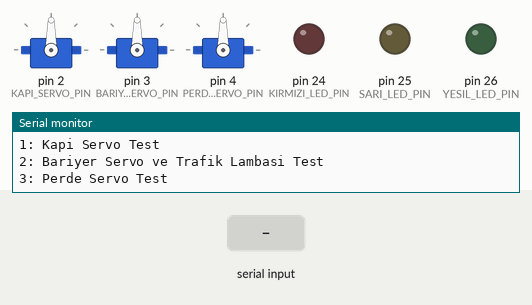
A sketch run on a simulated Arduino Mega 2560, built with avr-gcc and run on an emulated ATmega2560. Parts: 3 × servo, output pins drawn as LEDs (lit = HIGH), the last lines printed to the serial monitor. The inputs (shaded band) are chosen by the test bench.

Above: at 1.2 s.
1.3 s: "1" received over Serial
At 4.0 s:
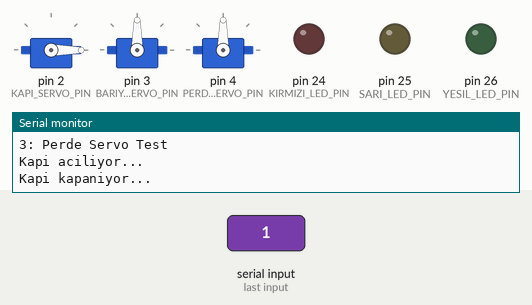
4.3 s: "2" received over Serial
At 4.8 s:
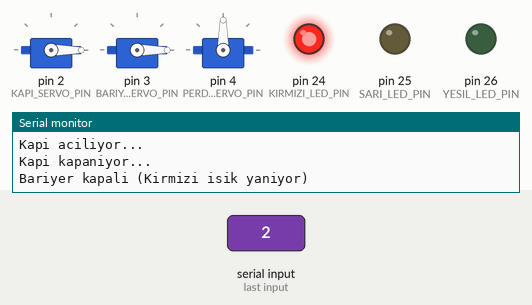
9.8 s: "1" received over Serial
At 12.5 s:
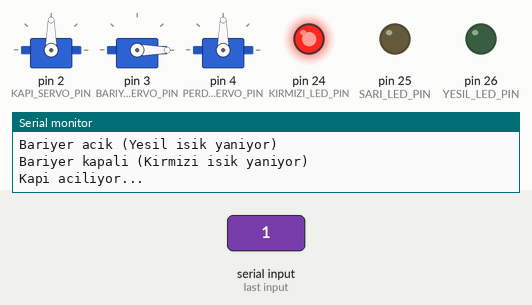
12.8 s: "3" received over Serial
At 15.7 s:
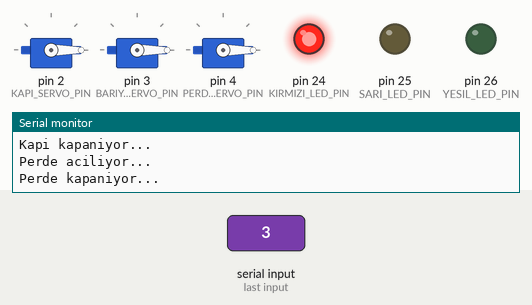
15.8 s: "2" received over Serial
At 18.7 s:
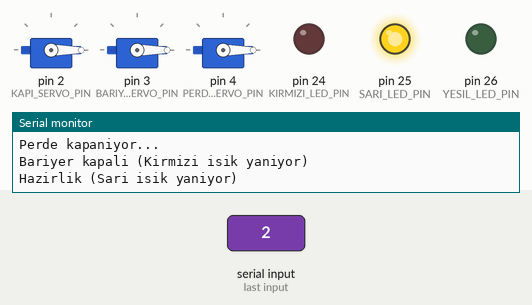
Timing chart, 0 to 24.3 s (numbered marks = the images above; inputs shaded):
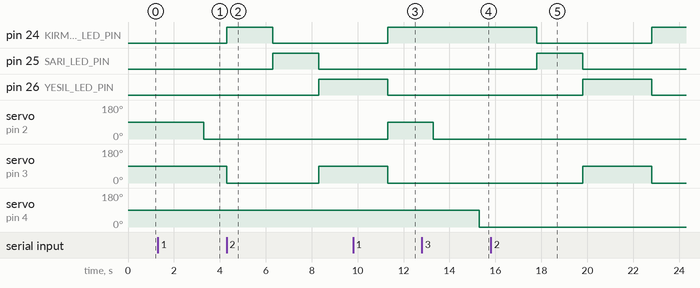

Measured:
- after the input at 1.3 s, servo on pin 2 (KAPI_SERVO_PIN): 90° → 0° after 2.0 s
- after the input at 4.3 s, pin 24 (KIRMIZI_LED_PIN): LOW → HIGH at once, → LOW 2.0 s later; pin 25 (SARI_LED_PIN): LOW → HIGH after 2.0 s, → LOW 2.0 s later; pin 26 (YESIL_LED_PIN): LOW → HIGH after 4.0 s; servo on pin 3 (BARIYER_SERVO_PIN): 90° → 0° at once, → 90° 4.0 s later
- after the input at 9.8 s, servo on pin 2 (KAPI_SERVO_PIN): 0° → 90° after 1.5 s
- after the input at 12.8 s, servo on pin 4 (PERDE_SERVO_PIN): 90° → 0° after 2.5 s
- after the input at 15.8 s, pin 24 (KIRMIZI_LED_PIN): HIGH → LOW after 2.0 s, → HIGH 5.0 s later; pin 25 (SARI_LED_PIN): LOW → HIGH after 2.0 s, → LOW 2.0 s later; pin 26 (YESIL_LED_PIN): LOW → HIGH after 4.0 s, → LOW 3.0 s later; servo on pin 3 (BARIYER_SERVO_PIN): 0° → 90° after 4.0 s, → 0° 3.0 s later

The sketch:

Servo_test.ino
```cpp
#include <Servo.h>

#define KAPI_SERVO_PIN 2
#define BARIYER_SERVO_PIN 3
#define PERDE_SERVO_PIN 4

// Trafik lambası LEDleri
#define KIRMIZI_LED_PIN 24
#define SARI_LED_PIN 25
#define YESIL_LED_PIN 26

Servo kapiServo;
Servo bariyerServo;
Servo perdeServo;

void setup() {
  Serial.begin(9600);

  // Servo motorları başlat
  kapiServo.attach(KAPI_SERVO_PIN);
  bariyerServo.attach(BARIYER_SERVO_PIN);
  perdeServo.attach(PERDE_SERVO_PIN);

  // Trafik ışığı LEDleri
  pinMode(KIRMIZI_LED_PIN, OUTPUT);
  pinMode(SARI_LED_PIN, OUTPUT);
  pinMode(YESIL_LED_PIN, OUTPUT);

  Serial.println("Servo ve Bariyer Test Programi");
  Serial.println("1: Kapi Servo Test");
  Serial.println("2: Bariyer Servo ve Trafik Lambasi Test");
  Serial.println("3: Perde Servo Test");
}

void loop() {
  if (Serial.available() > 0) {
    char secim = Serial.read();

    if (secim == '1') {
      // Kapı servo testi
      Serial.println("Kapi aciliyor...");
      kapiServo.write(90);
      delay(2000);
      Serial.println("Kapi kapaniyor...");
      kapiServo.write(0);
    }
    else if (secim == '2') {
      // Bariyer servo ve trafik lambası testi
      // Kırmızı ışık - Bariyer kapalı
      digitalWrite(KIRMIZI_LED_PIN, HIGH);
      digitalWrite(SARI_LED_PIN, LOW);
      digitalWrite(YESIL_LED_PIN, LOW);
      bariyerServo.write(0);
      Serial.println("Bariyer kapali (Kirmizi isik yaniyor)");
      delay(2000);

      // Sarı ışık - Hazırlık
      digitalWrite(KIRMIZI_LED_PIN, LOW);
      digitalWrite(SARI_LED_PIN, HIGH);
      digitalWrite(YESIL_LED_PIN, LOW);
      Serial.println("Hazirlik (Sari isik yaniyor)");
      delay(2000);

      // Yeşil ışık - Bariyer açık
      digitalWrite(KIRMIZI_LED_PIN, LOW);
      digitalWrite(SARI_LED_PIN, LOW);
      digitalWrite(YESIL_LED_PIN, HIGH);
      bariyerServo.write(90);
      Serial.println("Bariyer acik (Yesil isik yaniyor)");
      delay(3000);

      // Tekrar kapat - döngü sonu
      digitalWrite(KIRMIZI_LED_PIN, HIGH);
      digitalWrite(SARI_LED_PIN, LOW);
      digitalWrite(YESIL_LED_PIN, LOW);
      bariyerServo.write(0);
      Serial.println("Bariyer kapali (Kirmizi isik yaniyor)");
    }
    else if (secim == '3') {
      // Perde servo testi
      Serial.println("Perde aciliyor...");
      perdeServo.write(90);
      delay(2000);
      Serial.println("Perde kapaniyor...");
      perdeServo.write(0);
    }
  }
}
```
